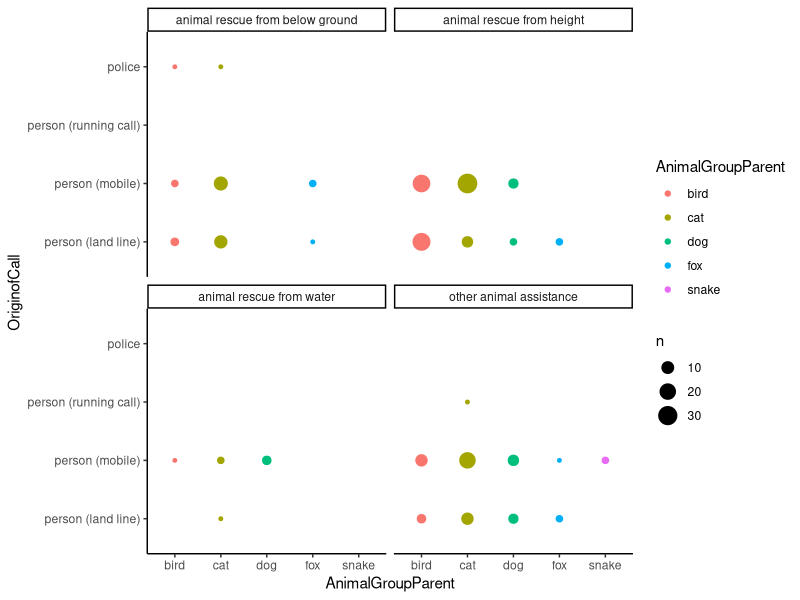
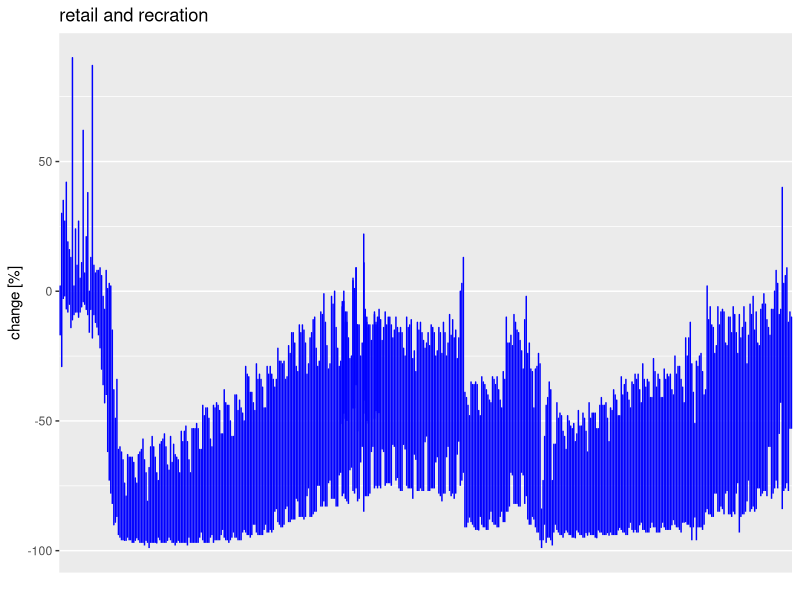
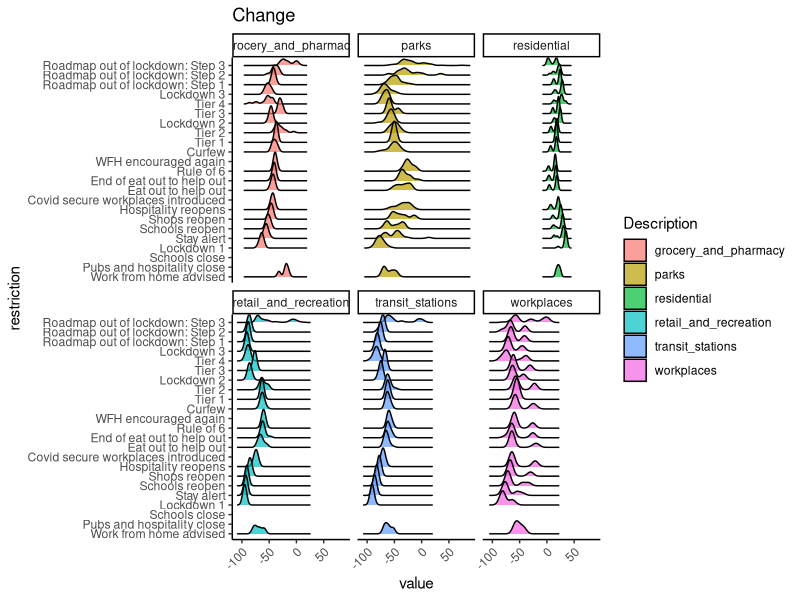

Recreate these plots in R, in order.
library(ggplot2)
library(dplyr)
library(tidyr)
library(ggpubr)
library(forcats)
library(ggridges)

# Animals ------------------------------------------------------------------------------------------------------------------------------------
animals = read.csv("data/animal_rescue_incidents_LFB.csv")
animals = as.data.frame(sapply(animals, tolower)) # change all records into lowercase (there are same words written in CAPITAL and lowercase)

animals = select(animals,-c("IncidentNumber", "FinYear", "TypeOfIncident")) # drop useless columns

animals <-
  animals[!grepl("unknown ", animals$AnimalGroupParent), ] # removing records with unknown animal type

# tutaj znowu wybierana dzielnica/typ zwierzęcia ? w sumie losowy wykres z mojej strony
ggplot(
  animals %>% filter(Borough == "westminster"),
  aes(AnimalGroupParent, OriginofCall, color = AnimalGroupParent)
) +
  geom_count() +
  facet_wrap( ~ SpecialServiceTypeCategory) +
  theme_classic()

# Activity -------------------------------------------------------------------------------------------------------------------------------------
activity = read.csv("data/google_activity_by_London_Borough.csv")
names(activity) <-
  sub("_percent_change_from_baseline", "", names(activity)) # remove annoying postfix

# transform data, so that is can be better facet_wraped; move columns describing industry branches into one attribute called "Description"
# and its value in "value" column
data_long <- activity %>%
  gather(Description, value, retail_and_recreation:residential)

# w tym wykresie tak: użytkownik wybiera dzielnicę, pojawia się jeden z tych cudownych wykresików ze wszystkimi danymi
# (może zamiast geom_bar dać linie, nie wiem)
# no i tutaj myślałem, żeby na osi z datą zmienić milion dat na te dane kiedy było co wprowadzone,
# czyli np. zamiast 10.10.2020 dajemy tam Lockdown 1
# ggplot(
#   data_long %>% filter(area_name == 'Westminster'),
#   aes(x = date, y = value, fill = Description),
#   xlab = ""
# ) +
#   geom_bar(stat = "identity",
#            width = .5,
#            position = "dodge") +
#   labs(title = "Change") +
#   theme(axis.text.x = element_text(angle = 45, hjust = 1)) +
#   scale_x_discrete(breaks = levels(data_long$date)[c(T, rep(F, 15))])


# XD
ggplot(activity, aes(date)) +
  geom_line(aes(y = retail_and_recreation), color = "blue") +
  scale_x_discrete(breaks = levels(activity$date)[c(T, rep(F, 9))]) +
  theme(axis.text.x = element_text(
    angle = 45,
    vjust = 0.5,
    hjust = 1
  )) +
  labs(x = "", y = "change [%]", title = "retail and recration")

# Timeseries -----------------------------------------------------------------------------------------------------------------

restrictions = read.csv("data/restrictions_timeseries/restrictions_summary.csv")
restrictions <- select(restrictions,-c("source"))


activity$date <- as.character(activity$date)
restrictions$date <- as.character(restrictions$date)
#df <- left_join(activity, restrictions, by = c("date" = "date"))
#df <- df %>% fill(restriction)



data_long2 <-
  left_join(data_long, restrictions, by = c("date" = "date"))
data_long2 <- data_long2 %>% fill(restriction)
data_long2 <- data_long2 %>% mutate(
  restriction = fct_relevel(
    restriction,
    "Work from home advised",
    "Pubs and hospitality close",
    "Schools close",
    "Lockdown 1",
    "Stay alert",
    "Schools reopen",
    "Shops reopen",
    "Hospitality reopens",
    "Covid secure workplaces introduced",
    "Eat out to help out",
    "End of eat out to help out",
    "Rule of 6",
    "WFH encouraged again",
    "Curfew",
    "Tier 1",
    "Tier 2",
    "Lockdown 2",
    "Tier 3",
    "Tier 4",
    "Lockdown 3",
    "Roadmap out of lockdown: Step 1",
    "Roadmap out of lockdown: Step 2",
    "Roadmap out of lockdown: Step 3"
  )
)

# timeseries + activities on one plot !!!!
# czy zrobić coś z osią Y, gdzie jest dużo napisów?
# tutaj w założeniu wybiera się dzielnicę
ggplot(
  data_long2 %>% filter(area_name == 'Westminster'),
  aes(x = value, y = restriction, fill = Description)
) +
  geom_density_ridges(alpha = 0.7) +
  labs(title = "Change") +
  theme_classic() +
  theme(axis.text.x = element_text(angle = 45, hjust = 1)) +
  facet_wrap(~Description) 
